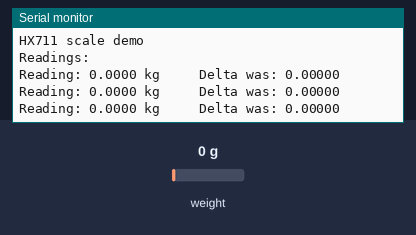
Recording of a sketch running on a simulated Arduino Uno, built with avr-gcc and run on an emulated ATmega328P. Parts: the last lines printed to the serial monitor. The test bench sets the inputs (shaded band); at power-on: weight on the scale 0 g.

Above: at 2.2 s.
2.3 s: weight on the scale set to 100 g
At 3.0 s:
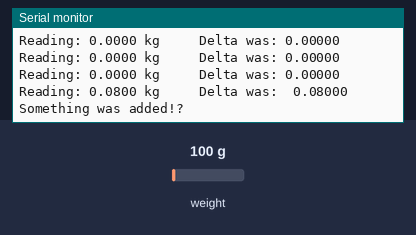
4.6 s: weight on the scale set to 1250 g
At 5.0 s:
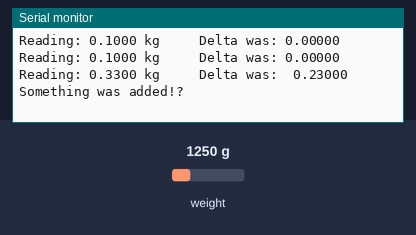
Timing chart, 0 to 7.6 s (numbered marks = the images above; inputs shaded):
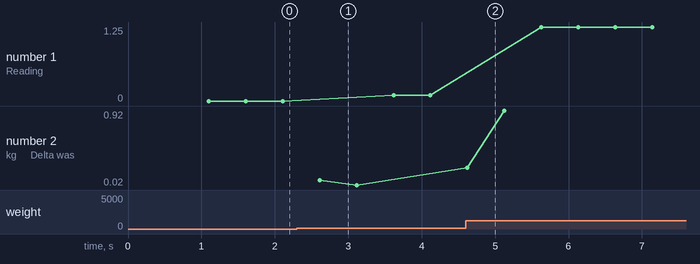

Measured:
- after the input at 2.3 s, the serial monitor: prints a new line after 0.31 s (image 1)
- after the input at 4.6 s, the serial monitor: prints a new line at once (image 2)
- plotted number 1: 0 → 0.1 after the input at 2.3 s, 0.1 → 1.25 after the input at 4.6 s
- plotted number 2: 0.02 → 0.92 after the input at 4.6 s

The sketch:

Mov_avg_3.ino
```cpp
// (licence header left out)
#include "HX711.h"

#define calibration_factor -26000.0 //This value is obtained using the SparkFun_HX711_Calibration sketch

#define DOUT  3
#define CLK  2

const byte avg_len = 5;
unsigned long counter;
float last10[avg_len];
float avg;
float sum;
float delta;

HX711 scale;

void setup() {
  Serial.begin(9600);
  Serial.println("HX711 scale demo");

  scale.begin(DOUT, CLK);
  scale.set_scale(calibration_factor); //This value is obtained by using the SparkFun_HX711_Calibration sketch
  scale.tare(); //Assuming there is no weight on the scale at start up, reset the scale to 0

  Serial.println("Readings:");
}

void loop() {
  last10[counter % avg_len] = scale.get_units();
  sum = 0;
  for (int i = 0; i < avg_len; i++) {
    sum += last10[i];
  }
  if (counter % avg_len == 0) {
    delta = (sum / avg_len) - avg;
    avg = sum / avg_len;
    Serial.print("Reading: ");
    Serial.print(avg, 4); //scale.get_units() returns a float
    Serial.print(" kg"); //You can change this to kg but you'll need to refactor the calibration_factor
    Serial.print("\t\t Delta was: ");
    if (delta > 0) { Serial.print(" "); }
    Serial.print(delta, 5);
    if (delta > 0.020) { Serial.print("\t\t Something was added!?"); }
    Serial.println();
  }
  counter++;
}
```
